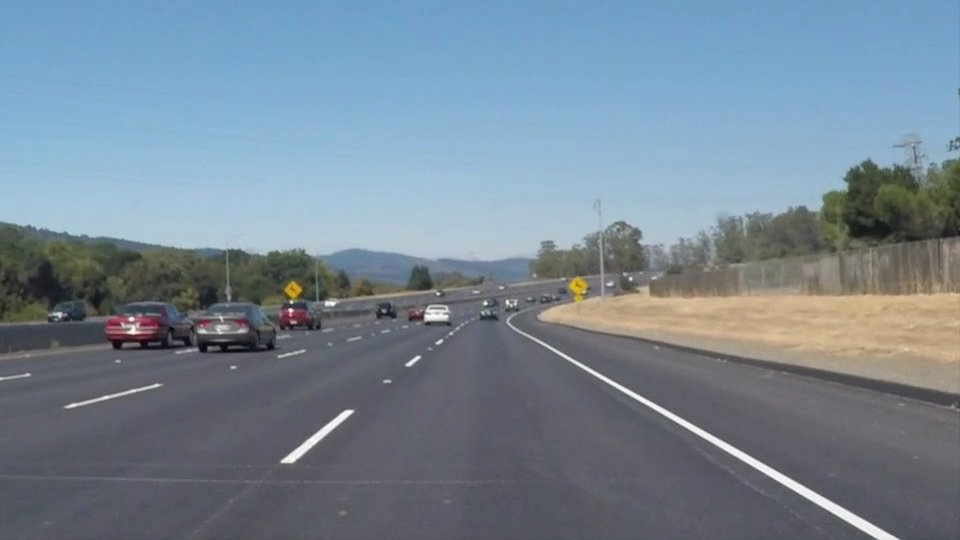
#> input picture test_images/solidWhiteCurve.jpg, 960 x 540 px
$ jupyter execute ComputerVision_Day6_lane_finding_pipeline.ipynb
#> lines starting #> are read from the running program, lines starting #| are printed output that depends on the picture; after the words box and inside, x2 and y2 are one past the last pixel; in counts of white or black regions, pixels touching at a corner belong together
## Imports

[cell 1]
import cv2
import matplotlib.pyplot as plt
import matplotlib.image as mpimg
import numpy as np

* Helper Functions

[cell 2]
import math

def grayscale(img):
    return cv2.cvtColor(img, cv2.COLOR_RGB2GRAY)
    # TODO


def gaussian_blur(img, kernel_size):
    return cv2.GaussianBlur(img, (kernel_size, kernel_size), 0)
    # TODO


def canny(img, low_threshold, high_threshold):
    return cv2.Canny(img, low_threshold, high_threshold)
    # TODO


def region_of_interest(img, vertices):
    mask = np.zeros(img.shape, img.dtype)
    cv2.fillPoly(mask, vertices, (255, 255, 255))
    return cv2.bitwise_and(img, mask)
    # TODO


def hough_lines(img, rho, theta, threshold, min_line_len, max_line_gap):
    return cv2.HoughLinesP(img, rho, theta, threshold, minLineLength=min_line_len, maxLineGap=max_line_gap)
    # TODO


def weighted_img(img, initial_img, α=0.8, β=1., γ=0.):
    return cv2.addWeighted(initial_img, α, img, β, γ)
    # TODO

[cell 3]
def lane_finding(image, line_color):
    # Gray scale Image
    gray = grayscale(image)

    # Gaussian smoothing
    kernel_size = 5
    blur_gray = gaussian_blur(gray, kernel_size)

    # Canny transform
    low_threshold = 50
    high_threshold = 150
    edges = canny(blur_gray, low_threshold, high_threshold)

    # Select ROI
    vertices = np.array([[(50, image.shape[0]),
                          (image.shape[1]/2 - 45, image.shape[0]/2 + 60),
                          (image.shape[1]/2 + 45, image.shape[0]/2 + 60),
                          (image.shape[1]-50, image.shape[0])]], dtype=np.int32)

    masked_edges = region_of_interest(edges, vertices)

    # Hough Transform
    rho = 1
    theta = np.pi/180
    threshold = 30
    min_line_len = 40
    max_line_gap = 20

    lines = hough_lines(masked_edges, rho, theta, threshold, min_line_len, max_line_gap)

    color_edges = np.dstack((masked_edges, masked_edges, masked_edges))
    if lines is not None:
        for line in lines:
            x1, y1, x2, y2 = line[0]
            cv2.line(color_edges, (x1,y1), (x2, y2), line_color, 7)

    # Draw the line on the original image
    result_image = weighted_img(color_edges, image)

    return result_image

* Test on "test_image/*.jpg"

[cell 4]
import os
os.listdir("./test_images")

[cell 5]
solidWhiteCurve = mpimg.imread('./test_images/solidWhiteCurve.jpg')
#> solidWhiteCurve is the input picture: shape (540, 960, 3); mean R, G, B 118.5, 134.5, 148.1
result = lane_finding(solidWhiteCurve, (255, 0, 0))
#> in canny, `return cv2.Canny(img, low_threshold, high_threshold)`: returned value: shape (540, 960); 1.7% white in thin lines or dots, all inside (x1, y1, x2, y2) = (0, 137, 960, 540)
#> in region_of_interest, `cv2.fillPoly(mask, vertices, (255, 255, 255))`:
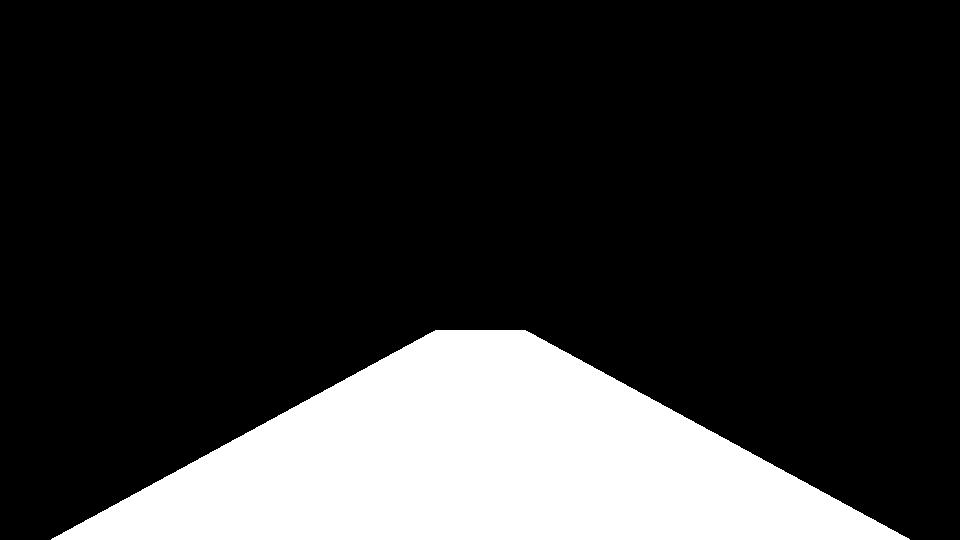
#> mask: shape (540, 960); 19.3% white; 1 white region, box (x1, y1, x2, y2) and area: (51, 330, 910, 540) 99925
#> in region_of_interest, `return cv2.bitwise_and(img, mask)`: returned value: shape (540, 960); 0.29% white in thin lines or dots, all inside (x1, y1, x2, y2) = (280, 330, 899, 540)
#> in lane_finding, `lines = hough_lines(masked_edges, rho, theta, threshold, min_line_len,..`: lines = [[517, 331, 877, 538], [629, 389, 898, 538], [521, 330, 897, 538], [280, 460, 347, 410], [292, 462, 352, 412], [294, 449, 345, 410], [536, 341, 834, 513], [293, 462, 353, 412], [388, 382, 457, 330]]
#> the loop in lane_finding, `for line in lines:` made 9 passes
#> after the loop in lane_finding, `for line in lines:`:
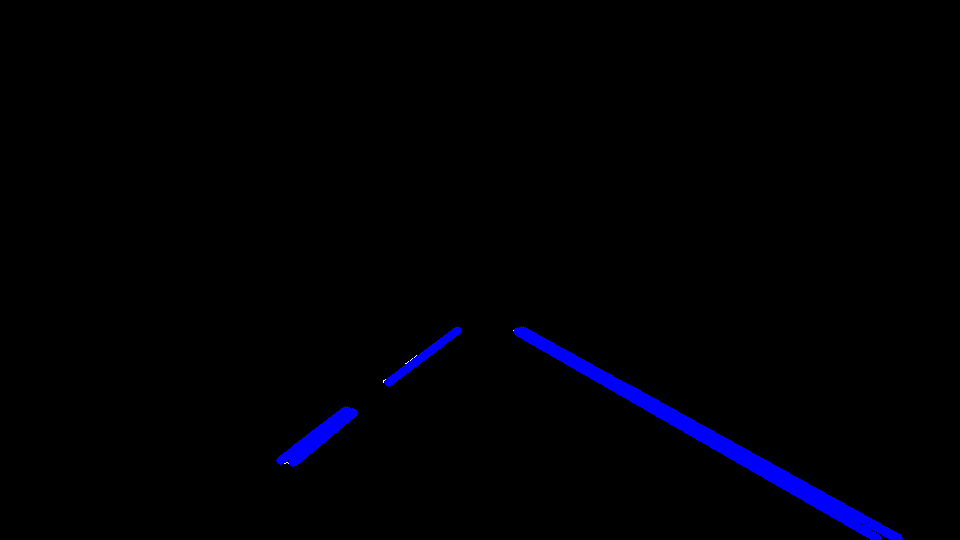
#> color_edges: shape (540, 960, 3); mean of channels 0, 1, 2 4.4, 0, 0; drawn as B, G, R
#> in weighted_img, `return cv2.addWeighted(initial_img, α, img, β, γ)`:
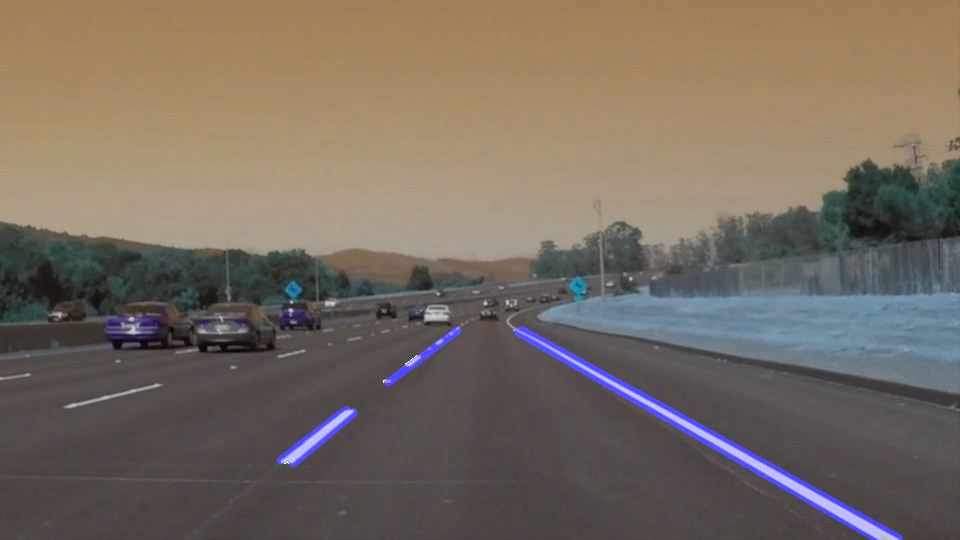
#> returned value: shape (540, 960, 3); mean of channels 0, 1, 2 97.2, 107.6, 118.5; drawn as B, G, R
plt.imshow(result)

[cell 6]
import glob

test_images = glob.glob("./test_images/*.jpg")

for i, test_image in enumerate(test_images):
    image = mpimg.imread(test_image)
    result = lane_finding(image, (255, 0, 0))
#> the loop in lane_finding (call 2), `for line in lines:` made 9 passes
    plt.subplot(2, 3, i+1)
    plt.imshow(result)
#> pass 2 of the loop `for i, test_image in enumerate(test_images):`:
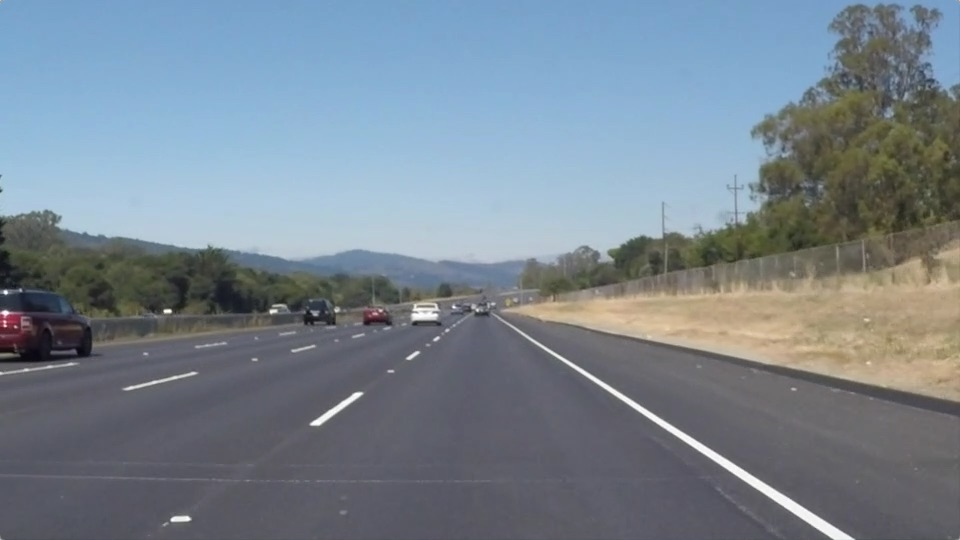
#> input picture test_images/solidWhiteRight.jpg, 960 x 540 px
#> image is the input picture: shape (540, 960, 3); mean R, G, B 120.3, 132.6, 143.7
#> in region_of_interest (call 3), `return cv2.bitwise_and(img, mask)`:
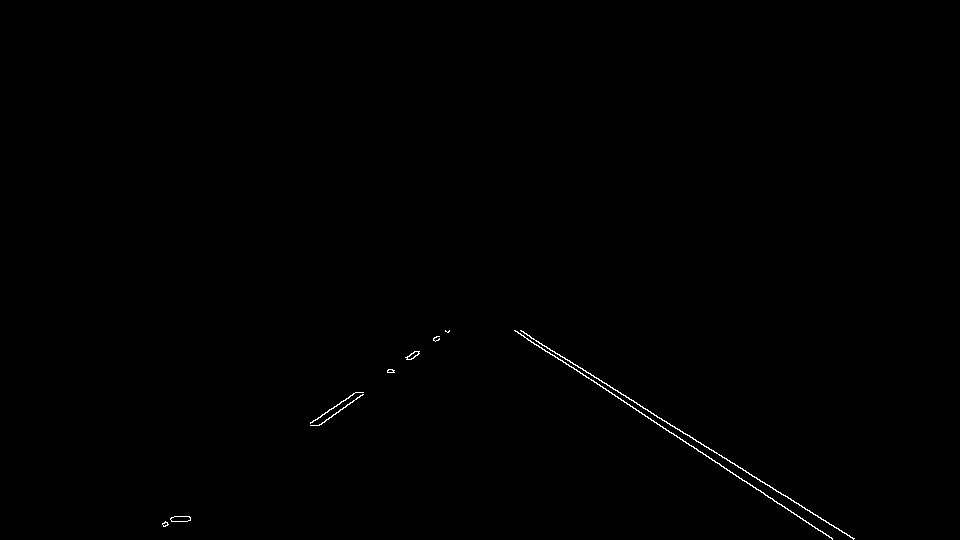
#> returned value: shape (540, 960); 0.27% white in thin lines or dots, all inside (x1, y1, x2, y2) = (162, 330, 855, 540)
#> in weighted_img (call 3), `return cv2.addWeighted(initial_img, α, img, β, γ)`:
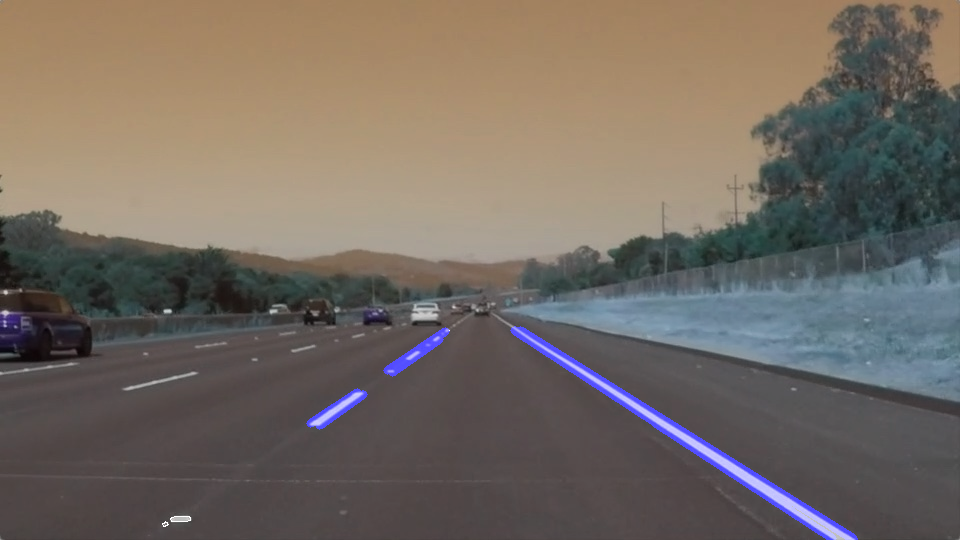
#> returned value: shape (540, 960, 3); mean of channels 0, 1, 2 98.3, 106.1, 115; drawn as B, G, R
#     mpimg.imsave('./test_images_output/'+"result"+str(i+1)+'.jpg')

* Test on "test_videos/*.mp4"

[cell 7]
cap = cv2.VideoCapture('./test_videos/solidWhiteRight.mp4')

frame_width = int(cap.get(cv2.CAP_PROP_FRAME_WIDTH))
#> frame_width = 960
frame_height = int(cap.get(cv2.CAP_PROP_FRAME_HEIGHT))
#> frame_height = 540
frame_size = frame_width, frame_height
#> frame_size = (960, 540)

fourcc = cv2.VideoWriter_fourcc(*"XVID")
#> fourcc = 1145656920
fps = 20

out = cv2.VideoWriter('./test_videos/solidWhiteRight_result.mp4',
                      fourcc, fps, frame_size)

while True:
    # TODO : read frame, process pipeline
    ret, frame = cap.read()
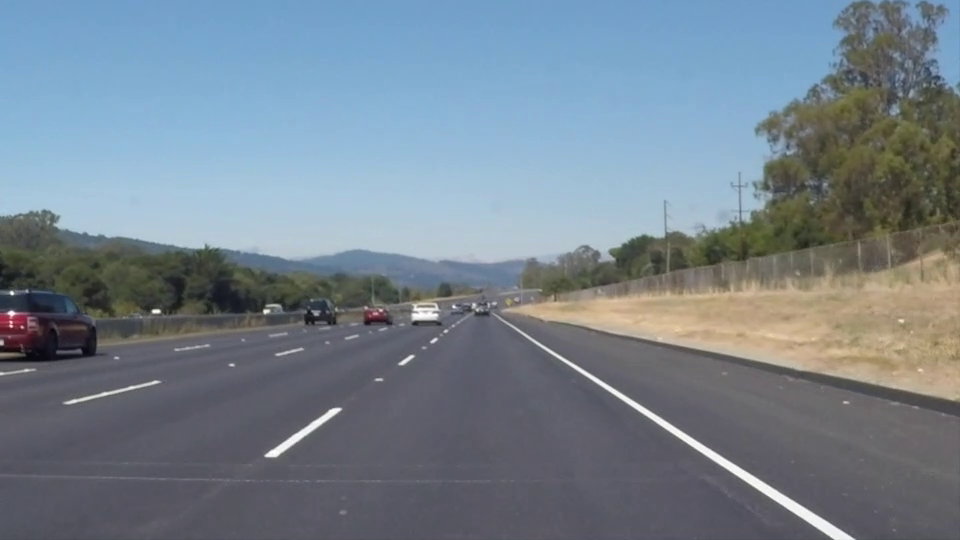
#> input picture frame 22 of test_videos/solidWhiteRight.mp4, 960 x 540 px
#> frame is the input picture: shape (540, 960, 3); mean B, G, R 141.9, 130.7, 117.7
    if not ret:
        break

    line_frame = lane_finding(frame, (0, 0, 255))
#> call 4 of lane_finding, with line_color = (0, 0, 255)
#> in grayscale (call 4), `return cv2.cvtColor(img, cv2.COLOR_RGB2GRAY)`:
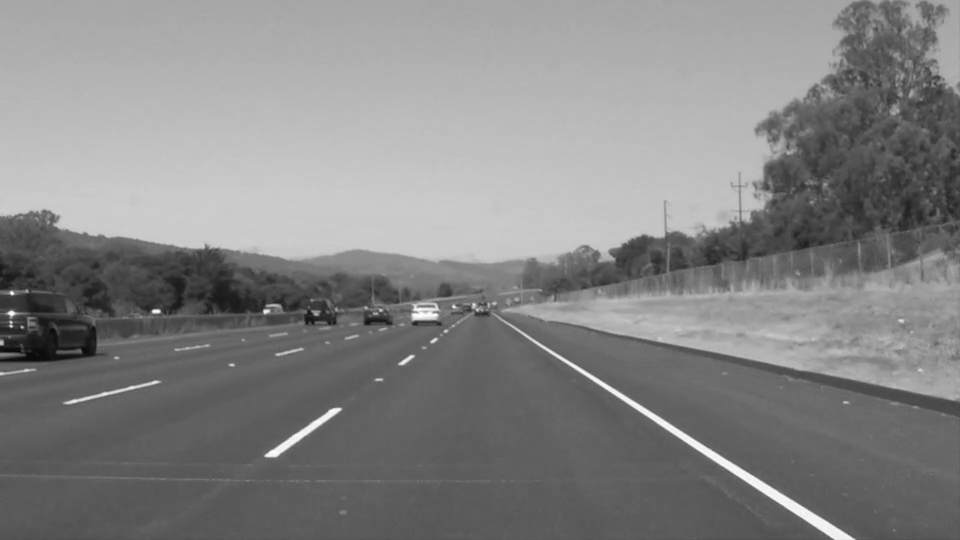
#> returned value: shape (540, 960); min 6, max 255, mean 132.6
#> call 4 of canny, with low_threshold = 50, high_threshold = 150
#> in canny (call 4), `return cv2.Canny(img, low_threshold, high_threshold)`:
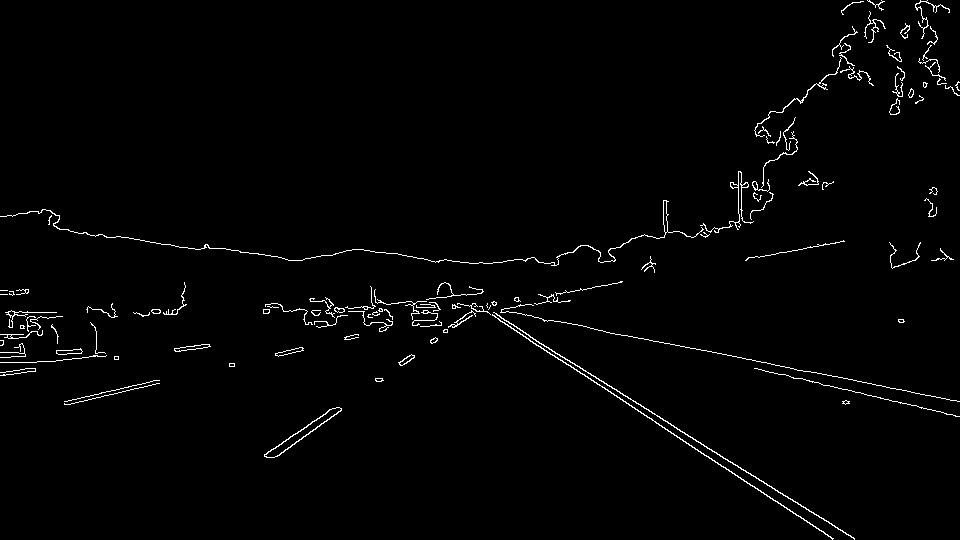
#> returned value: shape (540, 960); 1.6% white in thin lines or dots
#> in region_of_interest (call 4), `return cv2.bitwise_and(img, mask)`:
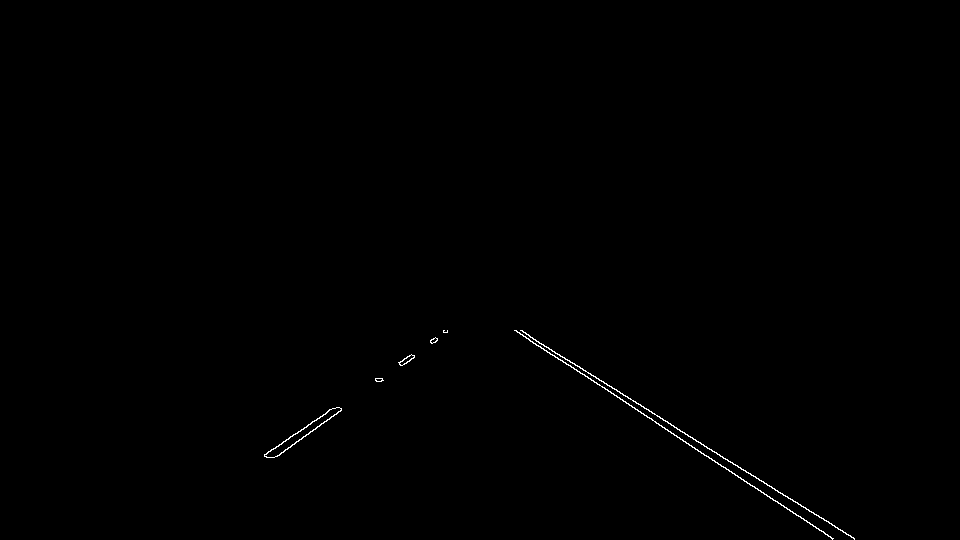
#> returned value: shape (540, 960); 0.27% white in thin lines or dots, all inside (x1, y1, x2, y2) = (264, 330, 855, 540)
#> in lane_finding (call 4), `lines = hough_lines(masked_edges, rho, theta, threshold, min_line_len,..`: lines = [[521, 330, 854, 538], [514, 330, 757, 488], [520, 330, 854, 539], [641, 413, 833, 538], [399, 362, 447, 330], [264, 455, 334, 408], [276, 456, 341, 409], [279, 455, 341, 410], [375, 380, 437, 340], [264, 454, 332, 408]]
#> the loop in lane_finding (call 4), `for line in lines:` made 10 passes
#> after the loop in lane_finding (call 4), `for line in lines:`:
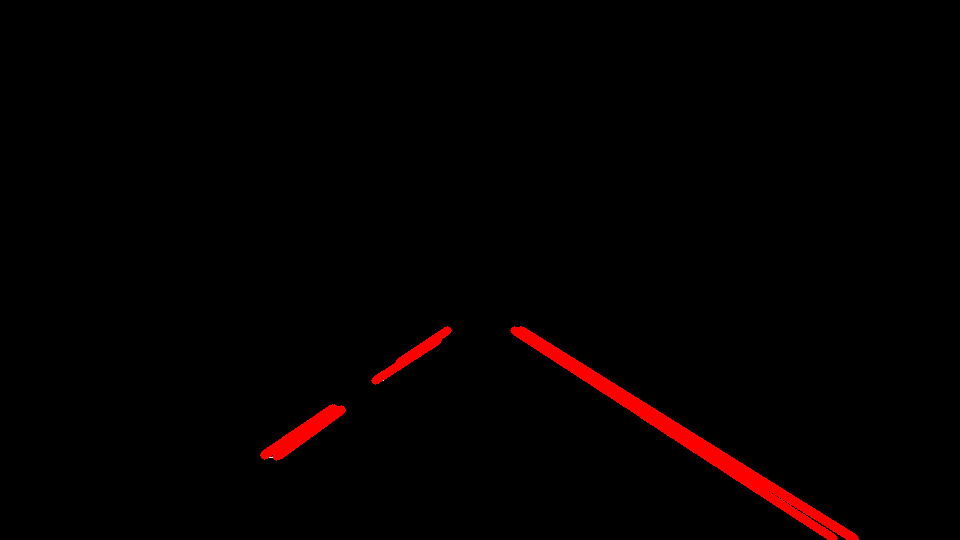
#> color_edges: shape (540, 960, 3); mean of channels 0, 1, 2 0, 0, 4.3; drawn as B, G, R
#> call 4 of weighted_img, with α = 0.8, β = 1, γ = 0
#> in weighted_img (call 4), `return cv2.addWeighted(initial_img, α, img, β, γ)`:
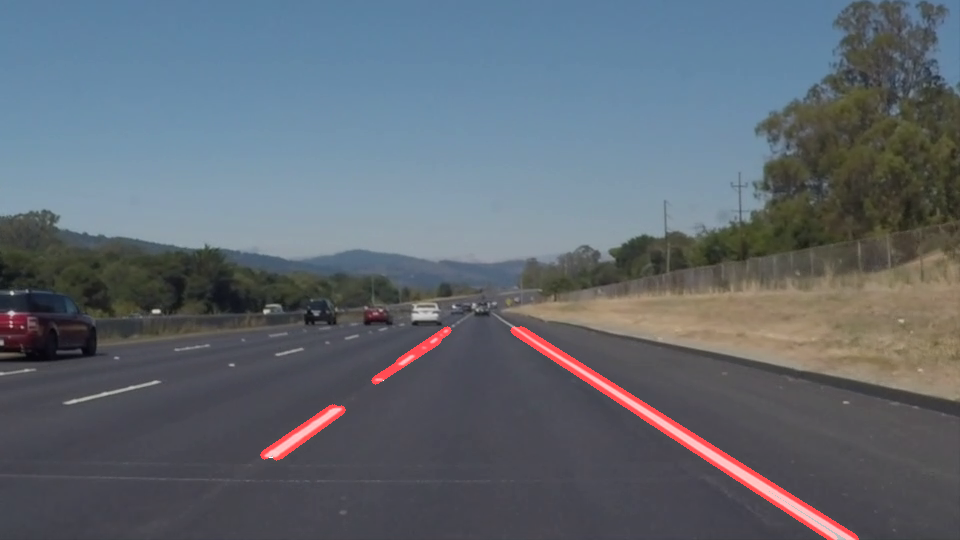
#> returned value: shape (540, 960, 3); mean of channels 0, 1, 2 113.6, 104.5, 96.4; drawn as B, G, R
    out.write(line_frame)

    cv2.imshow('line_frame', line_frame)

    if cv2.waitKey(fps) == 27: #ESC
#> (key Esc is pressed here)
        break

cap.release()
out.release()
cv2.destroyAllWindows()
